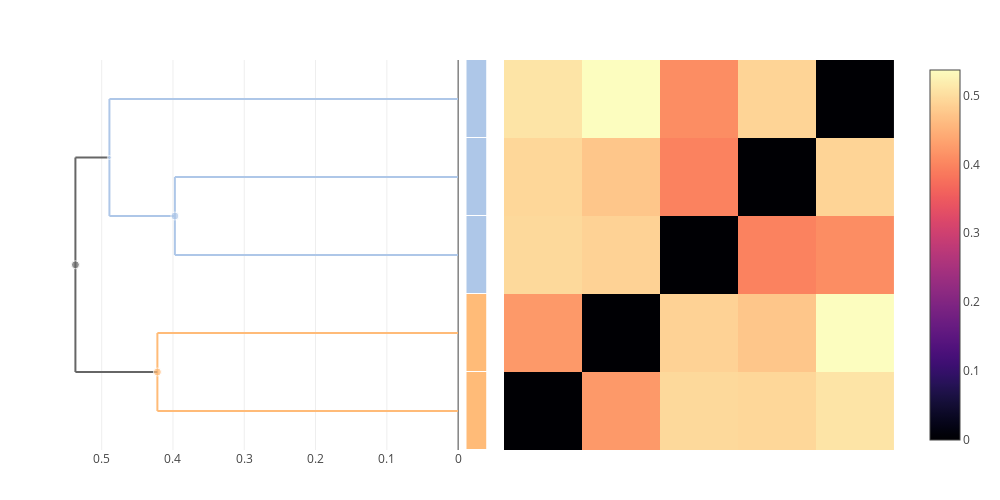

The cell this chart's notebook holds for it:
### Code cell
trees["all"] = cluster_annotate(cdata, 1:cdata.ntaxa)
plot(multi_clustermap(cdata, trees["all"]))

### Figure 1 — Plotly figure (JSON) as saved in the notebook; plotly's stock layout.template omitted (floating-point values rounded to 4 significant figures; data arrays with more than 128 entries replaced by an {"elided": "..."} marker saying what was removed)
{"data": [{"colorscale": {"elided": "256x2 mixed values"}, "type": "heatmap", "x": [0.5, 1.5, 2.5, 3.5, 4.5, 5.5], "y": [0.5, 1.5, 2.5, 3.5, 4.5, 5.5], "z": [[0, 0.4219, 0.4964, 0.4933, 0.5084], [0.4219, 0, 0.4879, 0.4739, 0.5369], [0.4964, 0.4879, 0, 0.3973, 0.4092], [0.4933, 0.4739, 0.3973, 0, 0.4892], [0.5084, 0.5369, 0.4092, 0.4892, 0]]}, {"hoverinfo": "skip", "line": {"color": "#FFBB78"}, "mode": "lines", "showlegend": false, "type": "scatter", "x": [0.4219, 0.4219, null, 0.4219, 0, null, 0.4219, 0, null], "xaxis": "x2", "y": [1, 2, null, 1, 1, null, 2, 2, null], "yaxis": "y"}, {"hoverinfo": "skip", "line": {"color": "#666666"}, "mode": "lines", "showlegend": false, "type": "scatter", "x": [0.5369, 0.5369, null, 0.5369, 0.4219, null, 0.5369, 0.4892, null], "xaxis": "x2", "y": [1.5, 4.25, null, 1.5, 1.5, null, 4.25, 4.25, null], "yaxis": "y"}, {"hoverinfo": "skip", "line": {"color": "#AEC7E8"}, "mode": "lines", "showlegend": false, "type": "scatter", "x": [0.4892, 0.4892, null, 0.4892, 0.3973, null, 0.4892, 0, null], "xaxis": "x2", "y": [3.5, 5, null, 3.5, 3.5, null, 5, 5, null], "yaxis": "y"}, {"hoverinfo": "skip", "line": {"color": "#AEC7E8"}, "mode": "lines", "showlegend": false, "type": "scatter", "x": [0.3973, 0.3973, null, 0.3973, 0, null, 0.3973, 0, null], "xaxis": "x2", "y": [3, 4, null, 3, 3, null, 4, 4, null], "yaxis": "y"}, {"customdata": [[7, 2, "duttonii"], [9, 5, "(mixed)"], [8, 3, "crocidurae"], [6, 2, "crocidurae"]], "hovertemplate": "ID: %{customdata[0]}<br>\nHeight: %{x:.3f}<br>\nGenome count: %{customdata[1]}\n<br>\n%{customdata[2]}\n<extra></extra>", "marker": {"color": ["#FFBB78", "#666666", "#AEC7E8", "#AEC7E8"], "size": [8, 8, 4, 8]}, "mode": "markers", "showlegend": false, "type": "scatter", "x": [0.4219, 0.5369, 0.4892, 0.3973], "xaxis": "x2", "y": [1.5, 2.875, 4.25, 3.5], "yaxis": "y"}, {"colorscale": [[0, "#666666"], [0.1, "#AEC7E8"], [0.2, "#FFBB78"], [0.3, "#98DF8A"], [0.4, "#FF9896"], [0.5, "#C5B0D5"], [0.6, "#C49C94"], [0.7, "#F7B6D2"], [0.8, "#C7C7C7"], [0.9, "#DBDB8D"], [1, "#9EDAE5"]], "customdata": [[["Genome 4", "duttonii"]], [["Genome 5", "duttonii"]], [["Genome 1", "crocidurae"]], [["Genome 2", "crocidurae"]], [["Genome 3", "crocidurae"]]], "hovertemplate": "%{customdata[0]} <br>\n%{customdata[1]}\n<extra></extra>\n", "showscale": false, "type": "heatmap", "xaxis": "x3", "y": [0.5, 1.5, 2.5, 3.5, 4.5, 5.5], "ygap": 1, "z": [[2], [2], [1], [1], [1]], "zmax": 10, "zmin": 0}], "layout": {"height": 500, "hovermode": "closest", "margin": {"b": 50, "l": 50, "r": 50, "t": 60}, "showlegend": false, "width": 1000, "xaxis": {"autorange": true, "constrain": "domain", "domain": [0.5322, 0.9894], "range": [0.5, 5.5], "scaleanchor": "y", "type": "linear", "visible": false}, "xaxis2": {"autorange": true, "domain": [0, 0.4785], "range": [0.5725, 0], "rangemode": "nonnegative", "type": "linear"}, "xaxis3": {"autorange": true, "domain": [0.488, 0.512], "fixedrange": true, "range": [-0.5, 0.5], "visible": false}, "yaxis": {"autorange": true, "domain": [0, 1], "range": [0.5, 5.5], "scaleanchor": "x", "type": "linear", "visible": false}}}
